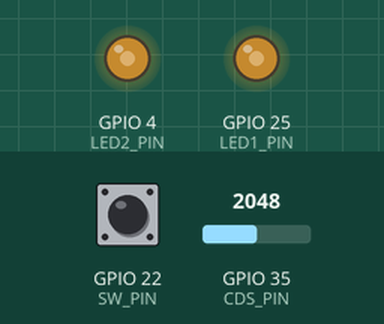
Simulated run of this sketch. Board: ESP32. Shown: output pins drawn as LEDs (lit = HIGH). The test bench sets the inputs (shaded band); at power-on: GPIO 35 (CDS_PIN) = 2048, GPIO 22 (SW_PIN) HIGH. What the sketch prints to the serial monitor is not drawn.

Above: at 1.2 s.
1.3 s: GPIO 35 (CDS_PIN) set to 2866
At 2.5 s:
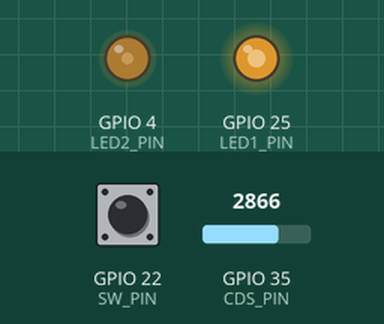
2.8 s: GPIO 22 (SW_PIN) pulled LOW for 0.15 s
At 3.9 s:
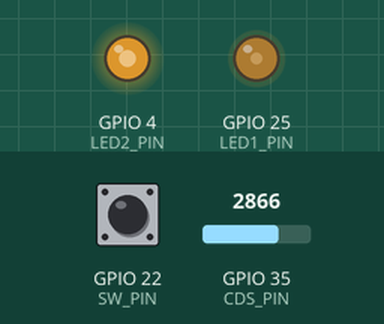
4.4 s: GPIO 35 (CDS_PIN) set to 3603
At 4.8 s:
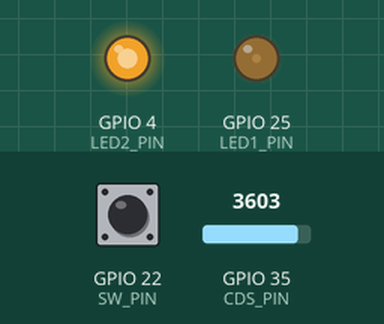
5.9 s: GPIO 22 (SW_PIN) pulled LOW for 1 s
At 7.3 s:
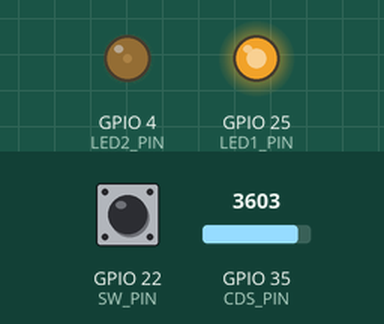
8.4 s: GPIO 35 (CDS_PIN) set to 4095
At 9.1 s:
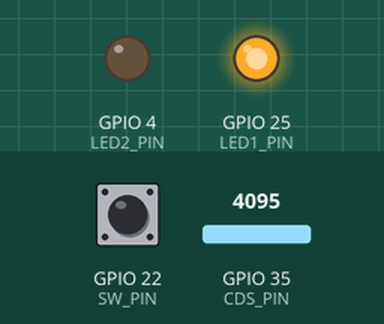
9.9 s: GPIO 22 (SW_PIN) pulled LOW for 0.15 s
At 10.3 s:
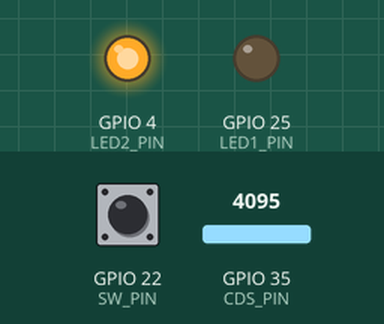
Timing chart, 0 to 12.5 s (numbered marks = the images above; inputs shaded):
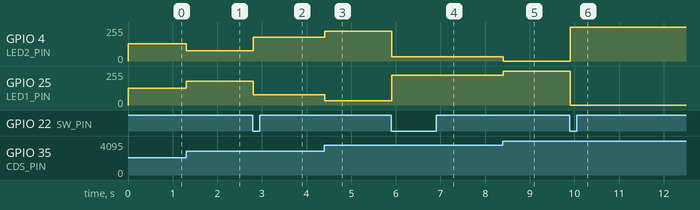

Measured:
- after the input at 1.3 s, GPIO 4 (LED2_PIN): 128/255 → 77/255 at once; GPIO 25 (LED1_PIN): 127/255 → 178/255 at once
- after the input at 2.8 s, GPIO 4 (LED2_PIN): 77/255 → 177/255 at once; GPIO 25 (LED1_PIN): 178/255 → 77/255 at once
- after the input at 4.4 s, GPIO 4 (LED2_PIN): 177/255 → 223/255 at once; GPIO 25 (LED1_PIN): 77/255 → 31/255 at once
- after the input at 5.9 s, GPIO 4 (LED2_PIN): 223/255 → 31/255 at once; GPIO 25 (LED1_PIN): 31/255 → 224/255 at once
- after the input at 8.4 s, GPIO 4 (LED2_PIN): 31/255 → 0/255 at once; GPIO 25 (LED1_PIN): 224/255 → 255/255 at once
- after the input at 9.9 s, GPIO 4 (LED2_PIN): 0/255 → 255/255 at once; GPIO 25 (LED1_PIN): 255/255 → 0/255 at once

The sketch:

kad04_CdsInversion.ino
```cpp
/*
  Cds
  Date : 2024/10/23
  Author : IE2B H.Masaki
*/

// ピン番号をマクロで定義
#define CDS_PIN A7  // CDSセル
#define LED1_PIN 25 // 赤色LED
#define LED2_PIN A10 // 青色LED
#define SW_PIN 22    // タクトスイッチ

// PWM用チャネル設定値
#define PWM_CH 0      // チャネル（0-15）
#define PWM_FREQ 5000 // 周波数
#define PWM_BIT 8     // ビット数（0-255）

bool inverted = false;            // 明るさ反転の状態
bool lastSwitchState = HIGH;      // 最後のスイッチの状態を保存

void setup() {
  Serial.begin(115200);           // シリアル通信の転送レート（bps）を設定
  pinMode(CDS_PIN, INPUT);        // CDSのピンを入力に設定
  pinMode(LED1_PIN, OUTPUT);      // 赤色LEDのピンを出力に設定
  pinMode(SW_PIN, INPUT_PULLUP);  // スイッチのピンをプルアップ付きで入力に設定
  ledcSetup(PWM_CH, PWM_FREQ, PWM_BIT); // PWMチャネルの設定
  ledcAttachPin(LED2_PIN, PWM_CH); // 青色LEDにPWMを割り当て
}

void loop() {
  checkSwitch();                  // スイッチの状態をチェック

  // CDSセルからアナログ値を読み取る
  int cdsValue = analogRead(CDS_PIN);
  Serial.printf("アナログ値：%d\n", cdsValue);

  // 明るさを0-255にスケーリング
  int brightness = map(cdsValue, 0, 4095, 0, 255);

  // 反転した状態に応じてLEDの明るさを設定
  if (inverted) {
    // 反転状態: 青色LEDが明るく、赤色LEDが暗く
    ledcWrite(PWM_CH, brightness);          // 青色LEDにPWM出力
    dacWrite(LED1_PIN, 255 - brightness);   // 赤色LEDにDAC出力
  } else {
    // 初期状態: 赤色LEDが明るく、青色LEDが暗く
    ledcWrite(PWM_CH, 255 - brightness);    // 青色LEDにPWM出力
    dacWrite(LED1_PIN, brightness);          // 赤色LEDにDAC出力
  }

  delay(10); // 10ミリ秒ごとに変更
}

// スイッチの状態をチェックする関数
void checkSwitch() {
  bool currentSwitchState = digitalRead(SW_PIN); // 現在のスイッチの状態を読み取る

  // スイッチが押されたときに状態を切り替える
  if (lastSwitchState == HIGH && currentSwitchState == LOW) {
    inverted = !inverted; // 明るさの反転
    Serial.println("明るさの反転"); // 状態が反転したことを表示
  }

  lastSwitchState = currentSwitchState; // 現在の状態を保存
}
```
